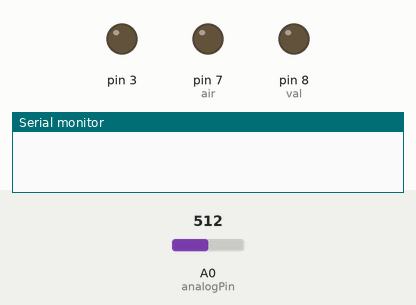
This sketch was run on a simulated Arduino Uno, built with avr-gcc and run on an emulated ATmega328P. Shown: output pins drawn as LEDs (lit = HIGH), the last lines printed to the serial monitor. The inputs (shaded band) are chosen by the test bench; at power-on: A0 (analogPin) = 512. At 27.6 s the program stops and its outputs stay as they are.

Above: at 0.1 s.
At 27.6 s:
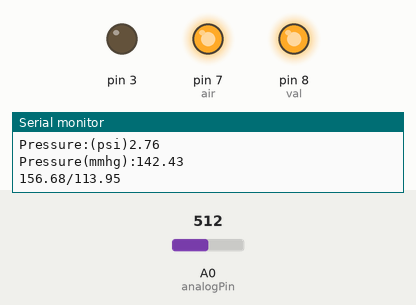
Timing chart, 0 to 29.1 s (numbered marks = the images above):
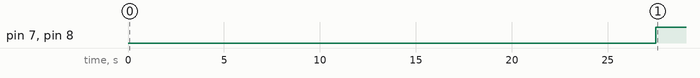

The sketch:

Air.ino
```cpp
float PressureMin=0;
float PressureMax=5.8;
float Vsupply=5;

int analogPin=A0;
float volta =0;
int i;
float maxvolt =0;
float volt =0;
float pressure =0;
float MAP =0;
float maxv=0;
//
int air = 7;
int val =8;


void setup() {
    Serial.begin(9600);
    pinMode(3,OUTPUT);
    pinMode(A0,INPUT);
    //
    pinMode(air, OUTPUT);
  pinMode(val, OUTPUT);
}

void loop(){
   digitalWrite(air, LOW);    // turn the LED off by making the voltage LOW
  digitalWrite(val, LOW);   // turn the LED on (HIGH is the voltage level)

  for(i=0; i <50; i=i+1) {
   volta= analogRead(analogPin);
   volt= (volta*Vsupply)/(pow(2,10));
  maxv = max(abs(volt-.05),maxvolt);
  maxvolt = abs(maxv-0.05);

  delay(250);
  }


delay(15000);                       // wait for a second

  digitalWrite(air, HIGH);   // turn the LED on (HIGH is the voltage level)
  digitalWrite(val, HIGH);   // turn the LED on (HIGH is the voltage level)

  //
  pressure = (((maxvolt)-.1*Vsupply)/((.8*Vsupply)/(PressureMax-PressureMin)))+PressureMin;

Serial.print("Volt:");
Serial.print(volt);
Serial.println();
Serial.print("Pressure:(psi)");
Serial.print(pressure);
Serial.println();


Serial.print("Pressure(mmhg):");
Serial.print(pressure*51.7);
Serial.println();

Serial.print(pressure*1.1*51.7);
Serial.print("/");
Serial.print(pressure*0.8*51.7);
Serial.println();

while(1);


}
```

Measured:
- by itself, pin 7 (air), pin 8 (val): LOW → HIGH at 27.5 s
